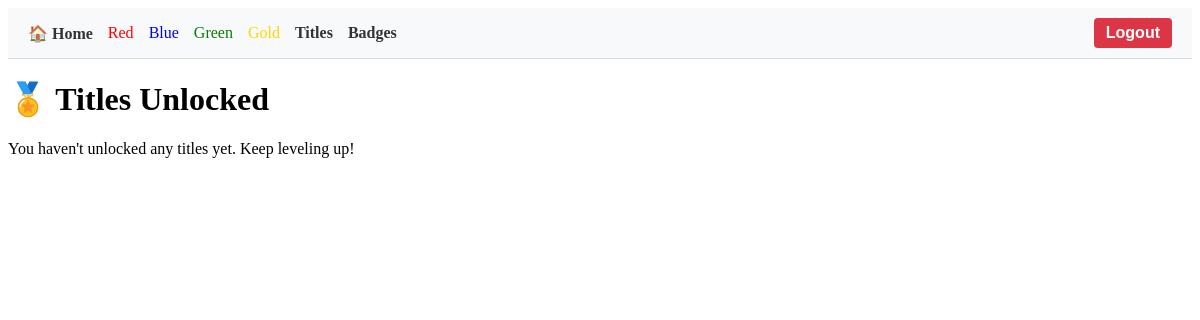
The page /titles (signed in) on the database as committed earlier.
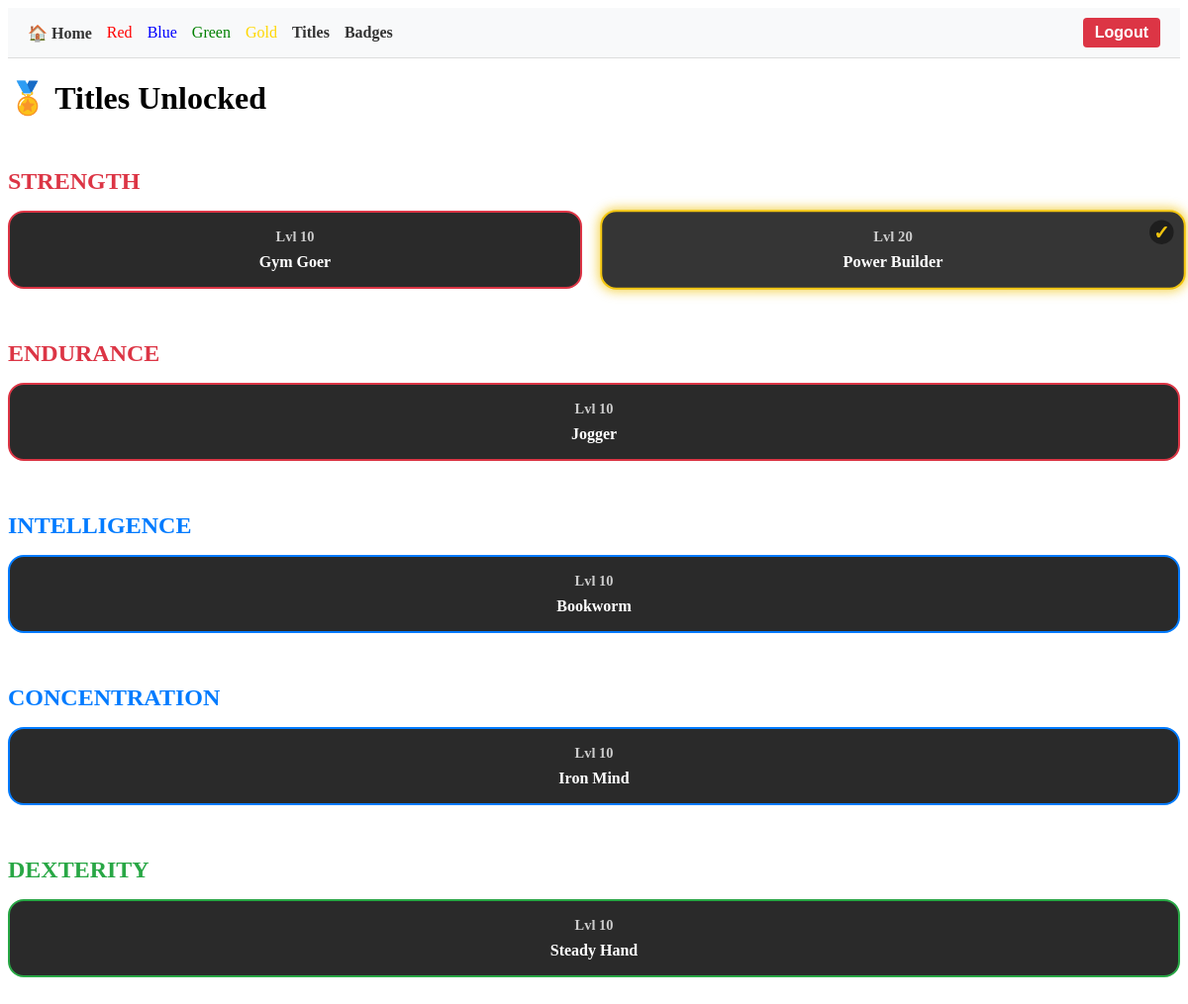
The same page on the database as committed later.
### tables this page shows
CREATE TABLE progress (
                id INTEGER PRIMARY KEY AUTOINCREMENT,
                user_id INTEGER NOT NULL,
                skill TEXT NOT NULL,
                category TEXT NOT NULL,
                xp INTEGER DEFAULT 0,
                level INTEGER DEFAULT 1, 
                FOREIGN KEY(user_id) REFERENCES users(id)
            );

### app.py (the view)
@app.route('/titles')
def titles():
    user_id = session.get('user_id')
    if not user_id:
        return redirect(url_for('login'))
    with sqlite3.connect("database.db") as conn:
        c = conn.cursor()
        c.execute("SELECT skill, level FROM progress WHERE user_id = ?", (user_id,))
        stats = c.fetchall()
        c.execute("SELECT selected_titles FROM selected_titles WHERE user_id = ?", (user_id,))
        row = c.fetchone()
        current_selected_titles = json.loads(row[0]) if row and row[0] else []
    user_levels = {skill: level for skill, level in stats}
    unlocked_titles = {}
    for skill, level in user_levels.items():
        available_titles = TITLES.get(skill, {})
        unlocked = [
            (int(req_level), title)
            for req_level, title in available_titles.items()
            if level >= int(req_level)
        ]
        if unlocked:
            unlocked_titles[skill] = sorted(unlocked)
    skill_to_category= {
        "Strength": "Red", "Endurance": "Red", "Mobility": "Red", "Speed": "Red",
        "Intelligence": "Blue", "Concentration": "Blue", "Logic": "Blue", "Creativity": "Blue",
        "Dexterity": "Green", "Vitality": "Green", "Recovery": "Green", "Affection": "Green",
        "Discipline": "Gold", "Planning": "Gold", "Reflection": "Gold", "Good deeds": "Gold"
    }
    return render_template("titles.html", unlocked_titles=unlocked_titles, skill_to_category=skill_to_category, current_selected_titles=current_selected_titles,user_id=user_id)

### templates/titles.html (shortened to what this page needs)
{% extends "base.html" %}
{% block content %}
<!DOCTYPE html>
<html lang="en">
<head>
    <link rel="stylesheet" href="/static/styles.css">
</head>
<body>
    <nav style="background-color: #f8f9fa; padding: 10px 20px; display: flex; justify-content: space-between; align-items: center; border-bottom: 1px solid #ddd;">
        <div style="display: flex; gap: 15px; align-items: center;">
            <a href="{{ url_for('index') }}" style="text-decoration: none; font-weight: bold; color: #333;">🏠 Home</a>
            {% for category in ["Red", "Blue", "Green", "Gold"] %}
                <a href="/card_{{ category|lower }}" style="text-decoration: none; color: {{ category|lower }};">
                    {{ category }}
                </a>
            {% endfor %}
            <a href="{{ url_for('titles') }}" style="text-decoration: none; font-weight: bold; color: #333;"> Titles</a>
            <a  href=  "{{ url_for('badges')}}" style="text-decoration: none; font-weight: bold; color: #333"> Badges</a>
        </div>
        <div>
            <form method="POST" action="{{ url_for('logout') }}">
                <button type="submit" style="background-color: #dc3545; color: white; border: none; padding: 6px 12px; border-radius: 4px; cursor: pointer;">
                    Logout
                </button>
            </form>
        </div>
    </nav>
    <h1>🏅 Titles Unlocked</h1>
    {% if unlocked_titles %}
    <div class="titles-container">
        {% for skill, titles in unlocked_titles.items() %}
            {% set category = skill_to_category[skill] %}
            <div class="skill-box">
                <h2 class="category-title border-{{ category|lower }}">{{ skill }}</h2>
                <div class="title-grid">
                    {% for level, title in titles %}
                        <div class="title-card border-{{ category|lower }} {% if title in current_selected_titles %}selected{% endif %}"
                            data-title="{{ title }}" data-level="{{ level }}">
                            <span class="level">Lvl {{ level }}</span>
                            <span class="title">{{ title }}</span>
                        </div>
                    {% endfor %}
                </div>
            </div>
        {% endfor %}
    </div>
    {% else %}
    <p>You haven't unlocked any titles yet. Keep leveling up!</p>
    {% endif %}
</body>
</html>
{% endblock %}

Rows that differ between the two databases and show on the page:
now on this page (row edited): progress: skill "STRENGTH", titles "10" "20", titles "Gym Goer" "Power Builder"
now on this page (row edited): progress: skill "ENDURANCE", titles "10", titles "Jogger"
now on this page (row edited): progress: skill "INTELLIGENCE", titles "10", titles "Bookworm"
now on this page (row edited): progress: skill "CONCENTRATION", titles "10", titles "Iron Mind"
now on this page (row edited): progress: skill "DEXTERITY", titles "10", titles "Steady Hand"
Other text that changed with them:
text no longer shown: "You haven't unlocked any titles yet. Keep leveling up!"
